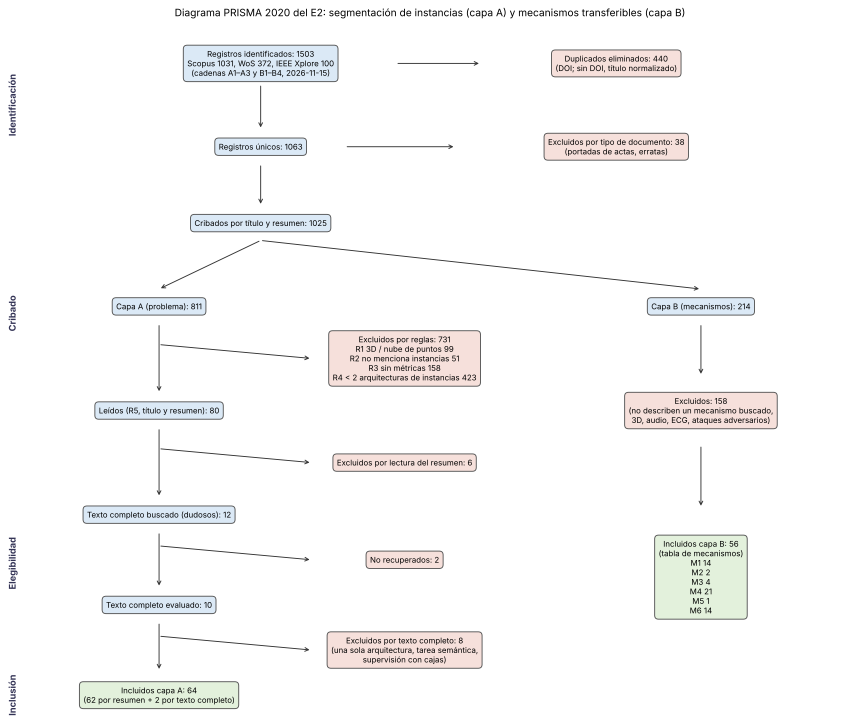
#> input picture literatura/e2/prisma_E2.png, 2580 x 2168 px (shown at 1/3 size)
$ python -i auditoria_fuga_e2.py   (imports and definitions only)
#> lines starting #> are read from the running program, lines starting #| are printed output that depends on the picture
"""Auditoría de fuga del E2 (enunciado §10.1, tabla de verificaciones obligatorias). Solo CPU, ~2 min.

Uso (desde Trabajo\\datos\\wdsd, entorno wdsd_dl):
    python auditoria_fuga_e2.py
Lee datos_inst/coco (partición agrupada del E2), datos_oficial/coco si existe (partición oficial, ver
paper_guia_e2.py) y results/e2/corridas/*/test_por_imagen.csv. Escribe results/e2/auditoria_fuga/.

Verificaciones, con los criterios del enunciado y los umbrales fijados antes de mirar los resultados:
1. Intersección de identificadores: los grupos de escena (unidad de independencia) de train, val y test no se cruzan.
   Aprueba si la intersección es vacía en las tres parejas.
2. Duplicados exactos: SHA-256 de los bytes de cada imagen. Aprueba si no hay colisiones entre particiones.
3. Casi duplicados: hash perceptual (pHash de 64 bits: DCT de la imagen en gris a 32x32, signo de las 8x8 frecuencias
   bajas frente a su mediana). Umbral a priori: distancia de Hamming <= 10 de 64 bits. Para cada imagen de val y test,
   distancia a la imagen de train más parecida. Se reporta la proporción con casi gemelo en train y el F1 de test de
   cada modelo con y sin esas imágenes. Tolerancia declarada: 5 % de test.
4. Validación adversarial: regresión logística (miniatura en gris de 32x18 + color medio) que intenta separar train de
   test, con validación cruzada de 5 pliegues por grupo de escena. Criterio: AUC no distinguible de 0.5, o diferencia
   explicada.
Las mismas 3 y 4 se calculan para la partición oficial cuando datos_oficial/ existe, como contraste.
La fuga por preentrenamiento (COCO, ImageNet) y la prueba de etiquetas permutadas no se calculan aquí.
"""
from __future__ import annotations

import hashlib
import json
import sys
from collections import defaultdict
from pathlib import Path

import numpy as np
import pandas as pd
from PIL import Image

RAIZ = Path(__file__).resolve().parent
OUT = RAIZ / "results" / "e2" / "auditoria_fuga"
UMBRAL_HAMMING = 10
TOLERANCIA = 0.05
rng = np.random.default_rng(0)


def dct_matriz(n=32):
    k = np.arange(n)
    m = np.cos(np.pi * (2 * k[None, :] + 1) * k[:, None] / (2 * n)) * np.sqrt(2 / n)
    m[0] /= np.sqrt(2)
    return m


DCT = dct_matriz()


def leer(ruta: str):
#> called with ruta = 'literatura/e2/prisma_E2.png'
    b = Path(ruta).read_bytes()
    im = Image.open(ruta).convert("RGB")
    g = np.asarray(im.convert("L").resize((32, 32), Image.LANCZOS), dtype=np.float64)
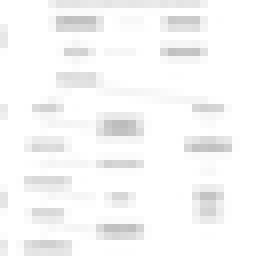
#> g: shape (32, 32) float64 (shown 8 times larger); min 188, max 255, mean 247.5
    baja = (DCT @ g @ DCT.T)[:8, :8].ravel()
#> baja = 64 values, max 7921 at index 0, min -124.4 at index 14, mean 126.4
    bits = baja > np.median(baja[1:])
    mini = np.asarray(im.convert("L").resize((32, 18), Image.BILINEAR), dtype=np.float64).ravel() / 255
#> mini = 576 values, max 1 at index 0, min 0.824 at index 271, mean 0.973
    color = np.asarray(im, dtype=np.float64).reshape(-1, 3).mean(0) / 255
#> color = [0.974, 0.973, 0.972]
    return hashlib.sha256(b).hexdigest(), bits, np.r_[mini, color]


# [118 lines left out: functions cargar, auc, logistica, adversarial, casi_gemelos, main, not called in this run]


# [2 lines not run here, left out]

>>> result = leer('literatura/e2/prisma_E2.png')
